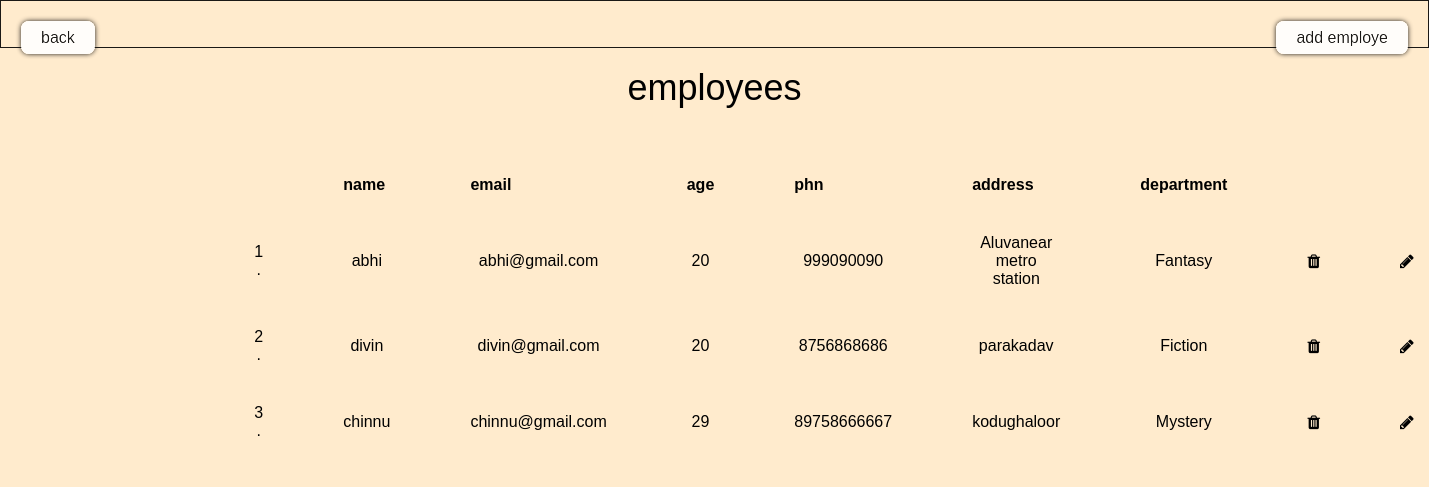
The page /viewEmp (signed in) on the database its author committed.
### app/models.py (models this page shows)
class Employees(models.Model):
    name=models.CharField(max_length=180)
    email=models.CharField(max_length=180)
    address=models.CharField(max_length=180)
    age=models.IntegerField(null=True)
    phn=models.IntegerField(null=True)
    password=models.CharField(max_length=180,null=True)
    department = models.ForeignKey(Department, on_delete=models.CASCADE)
    to_user=models.ForeignKey(User, on_delete=models.CASCADE,null=True)

class Department(models.Model):
    department=models.CharField(max_length=180)

### app/views.py (the view)
# urls.py: path('viewEmp',views.viewEmp),
@login_required(login_url='/')
def viewEmp(request):
    data2=Employees.objects.all()
    return render(request,'viewEmp.html',{'data2':data2})

### template/viewEmp.html (shortened to what this page needs)
<html lang="en">
    <head>
    <link rel="stylesheet" href="https://maxcdn.bootstrapcdn.com/bootstrap/3.4.1/css/bootstrap.min.css" />
    <link rel="stylesheet" href="https://cdnjs.cloudflare.com/ajax/libs/font-awesome/4.7.0/css/font-awesome.min.css">
    <link rel="stylesheet" href="/static/css/main.css">
    </head>
<body>
    <nav class="navt">
        <div class="div">
            <a href="/adminHome"  class="backk">back</a>
        </div>
        <div class="div"><a href="/employe" class="backk">add employe</a></div>
    </nav>
    <div>
        <h1>employees</h1>
        <table >
            <tr>
                <th></th>
                <th>name</th>
                <th>email</th>
                <th>age</th>
                <th>phn</th>
                <th>address</th>
                <th>department</th>
                <td></td>
                <td></td>
            </tr>
            {% for d2 in data2 %}
            <tr>
            <td>{{forloop.counter}} . </td>
            <td>{{d2.name}}</td>
            <td>{{d2.email}}</td>
            <td>{{d2.age}}</td>
            <td>{{d2.phn}}</td>
            <td>{{d2.address}}</td>
            <td>{{d2.department.department}}</td>
            <td><a href="/delete2?id={{d2.id}}"><i class="fa fa-trash" aria-hidden="true"></i></a></td>
            <td><a href="/edit2?id={{d2.id}}"><i class="fa fa-pencil" aria-hidden="true"></i></a></td>
            </tr>
            {% endfor %}
        </table>
</div>
</body>
</html>

### static/css/main.css (style rules this page uses)
* { font-family:Arial, Helvetica, sans-serif; background-color: blanchedalmond; color:black; }
body { background-color: blanchedalmond; }
.navt { width: 100%; height: 6vh; padding: 10px 20px; font-size: 16px; opacity: 90%; display: flex; justify-content: space-between; margin: auto; border: 1px solid black; position: sticky; top: 0%; }

### template/viewEmp.html (style rules this page uses)
* { text-align: center; }
.backk { text-decoration: none; background-color: white; border: 1 grey; padding: 8px 20px; filter: brightness(120%); color: black; border-radius: 8px; box-shadow: 0px 0px 5px 0px black; height: 4.2vh; }
table { text-align: left; margin-left: 15%; margin-top: 6vh; }
th,td { padding: 20px 40px; }
nav { opacity: 90%; }
.navt { display: flex; justify-content:space-between; border: 1 solid black; }
.div { margin-top: 2vh; }

### rows shown on the page
Employees: name "abhi", email "abhi@gmail.com", age "20", phn "999090090", address "Aluvanear metro station", department.department "Fantasy"
Employees: name "divin", email "divin@gmail.com", age "20", phn "8756868686", address "parakadav", department.department "Fiction"
Employees: name "chinnu", email "chinnu@gmail.com", age "29", phn "89758666667", address "kodughaloor", department.department "Mystery"
